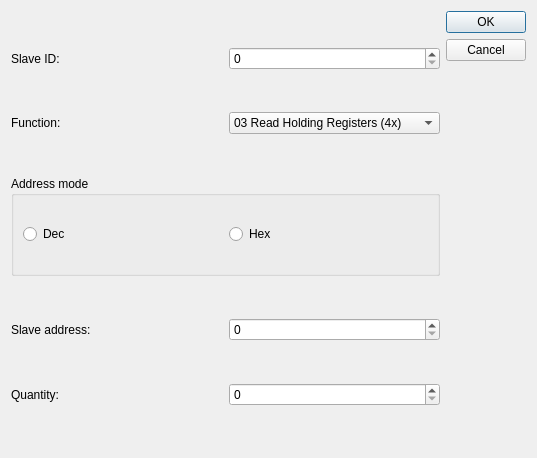
<?xml version="1.0" encoding="UTF-8"?>
<ui version="4.0">
 <class>SlaveConfigDialog</class>
 <widget class="QDialog" name="SlaveConfigDialog">
  <property name="geometry">
   <rect>
    <x>0</x>
    <y>0</y>
    <width>537</width>
    <height>458</height>
   </rect>
  </property>
  <property name="windowTitle">
   <string>Dialog</string>
  </property>
  <layout class="QVBoxLayout" name="verticalLayout_2">
   <item>
    <layout class="QHBoxLayout" name="horizontalLayout_6">
     <item>
      <layout class="QVBoxLayout" name="verticalLayout">
       <item>
        <layout class="QHBoxLayout" name="horizontalLayout">
         <item>
          <widget class="QLabel" name="label">
           <property name="text">
            <string>Slave ID:</string>
           </property>
          </widget>
         </item>
         <item>
          <widget class="QSpinBox" name="spinBox"/>
         </item>
        </layout>
       </item>
       <item>
        <layout class="QHBoxLayout" name="horizontalLayout_2">
         <item>
          <widget class="QLabel" name="label_2">
           <property name="text">
            <string>Function:</string>
           </property>
          </widget>
         </item>
         <item>
          <widget class="QComboBox" name="comboBox">
           <item>
            <property name="text">
             <string>03 Read Holding Registers (4x)</string>
            </property>
           </item>
          </widget>
         </item>
        </layout>
       </item>
       <item>
        <widget class="QGroupBox" name="groupBox">
         <property name="maximumSize">
          <size>
           <width>16777215</width>
           <height>100</height>
          </size>
         </property>
         <property name="title">
          <string>Address mode</string>
         </property>
         <layout class="QVBoxLayout" name="verticalLayout_3">
          <item>
           <layout class="QHBoxLayout" name="horizontalLayout_3">
            <item>
             <widget class="QRadioButton" name="radioButton">
              <property name="text">
               <string>Dec</string>
              </property>
             </widget>
            </item>
            <item>
             <widget class="QRadioButton" name="radioButton_2">
              <property name="text">
               <string>Hex</string>
              </property>
             </widget>
            </item>
           </layout>
          </item>
         </layout>
        </widget>
       </item>
       <item>
        <layout class="QHBoxLayout" name="horizontalLayout_4">
         <item>
          <widget class="QLabel" name="label_3">
           <property name="text">
            <string>Slave address:</string>
           </property>
          </widget>
         </item>
         <item>
          <widget class="QSpinBox" name="spinBox_2"/>
         </item>
        </layout>
       </item>
       <item>
        <layout class="QHBoxLayout" name="horizontalLayout_5">
         <item>
          <widget class="QLabel" name="label_4">
           <property name="text">
            <string>Quantity:</string>
           </property>
          </widget>
         </item>
         <item>
          <widget class="QSpinBox" name="spinBox_3"/>
         </item>
        </layout>
       </item>
      </layout>
     </item>
     <item>
      <widget class="QDialogButtonBox" name="buttonBox">
       <property name="orientation">
        <enum>Qt::Vertical</enum>
       </property>
       <property name="standardButtons">
        <set>QDialogButtonBox::Cancel|QDialogButtonBox::Ok</set>
       </property>
      </widget>
     </item>
    </layout>
   </item>
  </layout>
 </widget>
 <resources/>
 <connections>
  <connection>
   <sender>buttonBox</sender>
   <signal>accepted()</signal>
   <receiver>SlaveConfigDialog</receiver>
   <slot>accept()</slot>
   <hints>
    <hint type="sourcelabel">
     <x>248</x>
     <y>254</y>
    </hint>
    <hint type="destinationlabel">
     <x>157</x>
     <y>274</y>
    </hint>
   </hints>
  </connection>
  <connection>
   <sender>buttonBox</sender>
   <signal>rejected()</signal>
   <receiver>SlaveConfigDialog</receiver>
   <slot>reject()</slot>
   <hints>
    <hint type="sourcelabel">
     <x>316</x>
     <y>260</y>
    </hint>
    <hint type="destinationlabel">
     <x>286</x>
     <y>274</y>
    </hint>
   </hints>
  </connection>
 </connections>
</ui>
